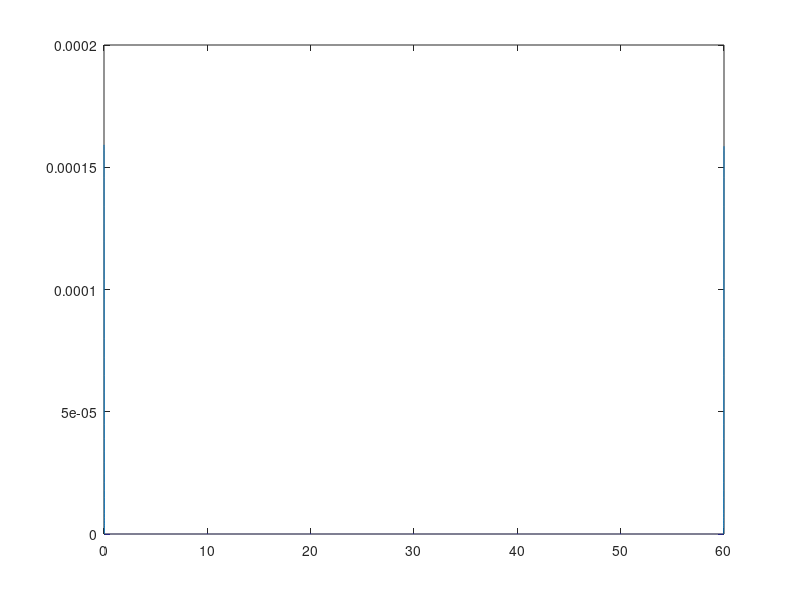

Source code (MATLAB): (Note: this script raises an error after producing the figure.)
clear; 
% close all;


lambda = 0.03;


mu = 4; % Mean Doppler
sigma = 0.2;
Omega_rpm = 1; % in RPM
Omega = 2*pi/60 * Omega_rpm; % In rad/s
BW_deg = 1.8; % beam width in degree
BW = BW_deg * pi/180; % beam width in radian

v_amb = 7.5;

PRT = 1e-3; 
p0 = 0*pi/180; % start angle
p1 = 360*pi/180; % end angle

N_BW = 1;  % Number of beam widths to integrate 

M = round((p1 - p0)/(BW * N_BW)); % Number of azimuth points 



hs = N_BW * round(BW/Omega/PRT); % hits per scan -> Sweeps in one beamwidth

N = hs * M; % Total number of points in time axis

th = linspace(p0, p1, N); % All the angles 
% th = pi/3;
% th = 0;

phi = linspace(th(1), th(end), M); % Angle of the sectors


t1 = 0:PRT:(N - 1)*PRT; % Time axis 
vel_axis = linspace(-v_amb, v_amb, N); % velocity axis for the entire rotation


% t1 = -N/2*PRT:PRT:(N/2 - 1)*PRT; % Time axis
s_analyt_o = 1./sqrt(2*pi*(sigma * 4 * pi /lambda).^2) .* exp(-(vel_axis * 4 * pi / lambda - mu* 4 * pi / lambda ).^2./(2*(sigma * 4 * pi / lambda).^2));

% s_analyt = ifftshift((2/pi)^(1/4) * sqrt(sigma * 4 * pi /lambda) .* exp(-t1 .* ((sigma * 4 * pi /lambda)^2 .* t1 - 1j .* 4 * pi /lambda * mu)));
s_analyt = ifft(ifftshift(s_analyt_o));

figure; plot(t1, abs((s_analyt)));

s_analyt_f = fftshift(fft(s_analyt)); 

figure; plot(vel_axis, db(abs(s_analyt_f)));

% s_man = (2/pi)^(1/4) * sqrt(sigma * 4 * pi /lambda ) .* exp(-t1 .* ((sigma * 4 * pi /lambda)^2  .* t1 + 1j .* mu .* 4 * pi /lambda .* cos(th)));
% s_man = s_analyt;
s_man = abs((s_analyt)) .* exp(1j .* unwrap(angle((s_analyt))) .* (eps + sin(Omega .* t1))./((eps + Omega .* t1)));
 
% vel_axis = linspace(-v_amb, v_amb, N); % velocity axis for the entire rotation

figure; plot(vel_axis, db(abs(fftshift(fft(s_man))))); % Spectrum of cosine modulated signal
xlabel('Doppler velocity [ms^{-1}]', 'FontSize', 12, 'FontWeight', 'bold');
ylabel('Spectrum in dB for entire rotation', 'FontSize', 12, 'FontWeight', 'bold');
title('Spectrum function'); grid on;

vel_axis_hs = linspace(-v_amb, v_amb, hs); % velocity axis for one beamwidth

diff_v = diff(vel_axis_hs); 
dv = diff_v(1); % velocity resolution

[S1, F1, Ti1, P1] = spectrogram(s_man, hs, 0, hs, N*Omega/(2*pi));


S1 = S1./max(S1(:));
S1_norm = fftshift(S1',2);
S1_norm_db = 20*log(abs(S1_norm));

F1_doppler = F1 - N/2;

V_doppler = lambda .* F1_doppler ./ 2;

figure;
surface(vel_axis_hs, phi * 180/pi, S1_norm_db); shading flat;
colormap('jet');
colorbar;

xlabel('Doppler velocity [ms^{-1}]', 'FontSize', 12, 'FontWeight', 'bold');
ylabel('Azimuth [Deg]', 'FontSize', 12, 'FontWeight', 'bold');
title('Doppler Spectrum');

%% Caluclation of Mean Doppler velocity 


for k = 1:size(S1_norm, 1)
   
    PT = sum(abs(S1_norm(k, :)).^2 .* dv);
    v_mean_i(k, :) = vel_axis_hs .* abs(S1_norm(k, :)).^2 .* dv;
    v_mean(k) = 1./PT .* sum(v_mean_i(k, :));
    
end

txt = ['Angle integration = ', num2str(N_BW*BW_deg), ' [deg]'];
figure(101); hold on; plot(phi * 180/pi, v_mean, 'LineWidth', 2, 'DisplayName', txt); grid on;
legend;
title('Mean Doppler velocity')
xlabel('Angle [deg]', 'FontSize', 12, 'FontWeight', 'bold');
ylabel('v_{mean} [m s^{-1}]', 'FontSize', 12, 'FontWeight', 'bold');


